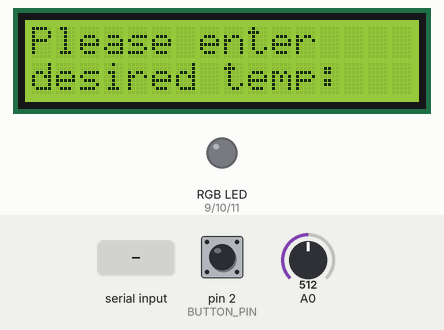
The sketch below on a simulated Arduino Uno, built with avr-gcc and run on an emulated ATmega328P. Parts: 16×2 character LCD, an RGB LED mixed from three pins (HIGH = lit). The test bench sets the inputs (shaded band); at power-on: pin 2 (BUTTON_PIN) HIGH, A0 = 512. Dim RGB values are drawn brighter than linear; what the sketch prints to the serial monitor is not drawn.

Above: at 1.2 s.
1.3 s: pin 2 (BUTTON_PIN) pulled LOW for 1.2 s
4.0 s: "30,150\n" received over Serial
At 4.8 s:
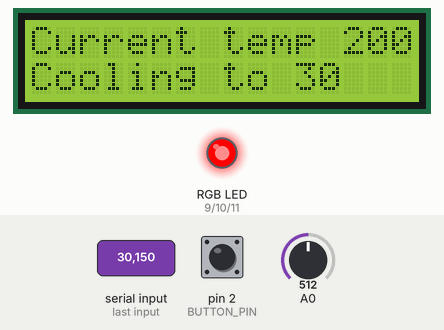
8.1 s: A0 set to 172
At 9.3 s:
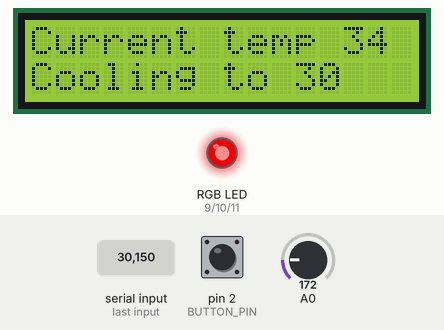
12.2 s: A0 set to 164
At 13.7 s:
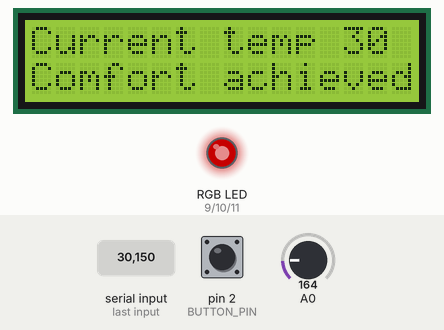
16.3 s: A0 set to 122
At 32.1 s:
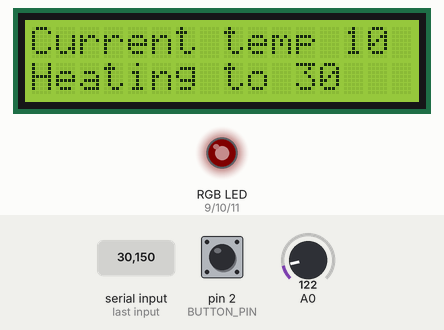
Timing chart, 0 to 42.1 s (numbered marks = the images above; inputs shaded):
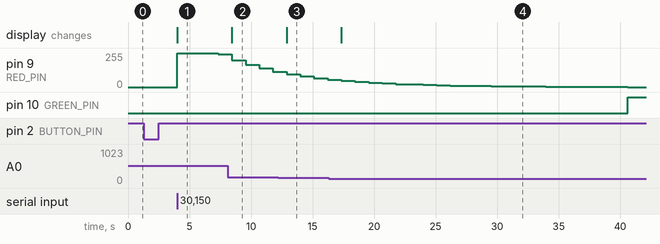

Measured:
- the behaviour switches between 165 and 164 on A0 (found by bisection; images 2 and 3)
- after the input at 1.3 s, every drawn part: stays the same
- after the input at 4.0 s, pin 9 (RED_PIN): 0/255 → 255/255 at once, → 246/255 3.3 s later; the display: changes at once (image 1)
- after the input at 8.1 s, the display: changes after 0.35 s (image 2)
- after the input at 12.2 s, the display: changes after 0.69 s (image 3)
- after the input at 16.3 s, the display: changes after 1.0 s (image 4)

The sketch:

termostat.ino
```cpp
#include <LiquidCrystal.h>

//Constants (Pins, etc)
const int temperaturePin = 0;
const int RED_PIN = 9;
const int GREEN_PIN = 10;
const int BLUE_PIN = 11;
const int BUTTON_PIN = 2;

//Demo constants
float demodegreesC = 19; //Demo temperature used to simulate PID control

//PID constants
const double P = demodegreesC*1.980354879594423; // Proportional control - Dampened significantly as to not overshoot correction. We don't want to turn on the heater when we're trying to cool or the opposite as this is not efficient. We want to get as close to 0 as possible without going over
const double I = demodegreesC*0.000002574461343; // Integral - Brings error to within approximately .0001
const double D = demodegreesC*99.017743979721166; // Derivative - Handles any overshoot, attempt to limit overshoot to one occurance
const float bias = 0; //If needed
const float pidDelay = 100; //Iteration length in ms, how many times we want to sense the temperature and make an adjustment to the heater or A/C unit
const float acceptableError = .05; //The amount of acceptable error (+/-0.05 degrees)

//PID variables
float error = 0; //To hold current error amount
float oldError = 0; //To hold old error amount
float integral = 0; //To hold integral amount
float derivative = 0; //To hold derivative amount
float correction = 0; //To hold correction amount
bool err; //To determine if there is error and PID control is needed to correct it

//Variables
float voltage, degreesC, degreesF; //To hold voltage coming in from temperature sensor
int ticker = 0; //Keep track of how many loops occur/time passed
int timePassed; //Keep track of time passed in seconds
int delayTime = 1000; //How long each loop iteration lasts in miliseconds, must be above 0 in order for keepTime() to work
int displayDelay = 5; //How long the LCD delays in between switching screens - IN SECONDS
float desiredTemp = -1; //Initialize desired temperature
bool changeTemp = false; //Determine if the temperature needs to be changed
bool initialize = true; //Used for demonstration purposes
LiquidCrystal lcd(8,7,6,5,4,3); //Set LCD pins

//SETUP*****************************************************************************************************

//setup() - Set up the pins
void setup() {
  Serial.begin(9600); //Set baud rate to 9600
  pinMode(RED_PIN, OUTPUT); //RED_PIN (9) used for OUTPUT
  pinMode(GREEN_PIN, OUTPUT); //GREEN_PIN (10) used for OUTPUT
  pinMode(BLUE_PIN, OUTPUT); //BLUE_PIN (11) used for OUTPUT
  pinMode(BUTTON_PIN, INPUT_PULLUP); //BUTTON_PIN (2) used for INPUT. PULLUP used for FALLING (quicker response to button instead of LOW)
  attachInterrupt(digitalPinToInterrupt(2), set, FALLING); //Attach Interrupt to the button, when button is pushed it will execute set() function
  lcd.begin(16, 2); //Declare LCD Rows/Colums (16 char, 2 rows)
  lcd.clear(); //Clears the data on the LCD so that old data isn't displayed from previous sketches
}

//FUNCTIONS*****************************************************************************************************

///pidControl() - Acts as a relay switch. If the user's desired temperature is lower than the current room temperature, it turns the A/C ON and furnace OFF using PID control to maximize efficiency.
//If the user's desired temperature is higher than the current room temperature, it turns the A/C OFF and turns the furnace ON at varying speeds until the perfect temperature is reached and it keeps it there.
//Replace analogWrite used for LED pins to the appropriate code for your A/C and Furnace.

void pidControl() {
  if (desiredTemp != -1) {
  //If the desired temperature is not reached
  if (desiredTemp != demodegreesC) {
    err = true; //Set err to true to state that error needs to be corrected
  }
  //If error needs to be corrected
  if (err == true) {
    //Assign current values
    error = desiredTemp - demodegreesC; //Error between desired temperature and current room temperature
    integral = integral+(error*pidDelay); //Integral amount, error*iteration time
    derivative = (error-oldError)/pidDelay; //Derivative, current error-old amount of error/iteration time
    correction = P*error+I*integral+D*derivative+bias; //Correction amount, P*error+I*integral+D*derivative+bias(if neeeded)
    oldError = error; //Assign current error as old error for next iteration

    //If the amount of error is less than 0, it needs to cool
    if (error < -acceptableError) {

      //Need to make correction amount positive if it is negative so it applies a positive amount to the A/C or heater
        if (correction < 0) {
        correction = correction*-1; //Multiply itself by -1 to make it positive
      }

       //If correction amount is higher than 255, limit it to 255 (max amount of power)
       if (correction > 255) {
        correction = 255;
       }
        //Turn on A/C, turn off heater
        analogWrite(RED_PIN, 0);
        analogWrite(GREEN_PIN, 0);
        analogWrite(BLUE_PIN, correction);

        //Display amounts to serial window for PID demo
        Serial.print("COOL: ");
        Serial.print(correction, 4);
        Serial.print("  Error: ");
        Serial.print(error, 4);
        Serial.print("  Current temperature: ");
        Serial.print(demodegreesC);
        Serial.print("\n");
        //If we're cooling, it means it is hot outside so simulate rising ambient temperature and speed of cooling
        if (desiredTemp < demodegreesC) {
          demodegreesC = demodegreesC-(correction*.005)+.005; //Simalute heating of room temperature. Current temp * speed of cooling + ambient temperature rising over time
        }
        //If we're heating, it means it is cold outside so simulate falling ambient temperature and speed of heating
        if (desiredTemp > demodegreesC) {
          demodegreesC = demodegreesC+(correction*.005)-.005; //Simalute heating of room temperature. Current temp * speed of cooling + ambient temperature rising over time
        }
      }

      //If the amount of error is greater than 0, it needs to heat
      if (error > acceptableError) {
        if (correction > 255) { //If correction amount is higher than 255, set it to 255 (max amount)
          correction = 255;
        }

        //Turn on heater, turn off A/C
        analogWrite(RED_PIN, correction);
        analogWrite(GREEN_PIN, 0);
        analogWrite(BLUE_PIN, 0);

        //Display amounts to serial window for PID demo
        Serial.print("HEAT: ");
        Serial.print(correction, 4);
        Serial.print("  Error: ");
        Serial.print(error, 4);
        Serial.print("  Current temperature: ");
        Serial.print(demodegreesC);
        Serial.print("\n");
        //If we're cooling, it means it is hot outside so simulate rising ambient temperature and speed of cooling
        if (desiredTemp < demodegreesC) {
          demodegreesC = demodegreesC-(correction*.005)+.005; //Simalute heating of room temperature. Current temp * speed of cooling + ambient temperature rising over time
        }
        //If we're heating, it means it is cold outside so simulate falling ambient temperature and speed of heating
        if (desiredTemp > demodegreesC) {
          demodegreesC = demodegreesC+(correction*.005)-.005; //Simalute heating of room temperature. Current temp * speed of cooling + ambient temperature rising over time
        }
      }

      //If the desired temperature is reached, turn off A/C and furnace.
      if (error <= acceptableError && error >= -acceptableError) {
        analogWrite(RED_PIN, 0); //Turn OFF Furnace (R LED)
        analogWrite(GREEN_PIN, 255); //Turn on G LED for demonstration purposes to show that A/C and Furnace are OFF
        analogWrite(BLUE_PIN, 0); //Turn OFF A/C (B LED)
        Serial.print("Comfort achieved");
        Serial.print("\n");
       err = false;
      }

      //Delay iteration
      delay(pidDelay);
    }
  }
}

//getVoltage(int pin)
//Accepts a pin and returns the voltage converted to a 255 bit int
float getVoltage(int pin) {

  return (analogRead(pin) * 0.004882814);

}

//set()
//Interrupt Service Routine (ISR). If button is pressed, it interrupts loop and asks for user input
void set() {
  changeTemp = true;
}

//timeKeep()
//Keeps time based on how many loops have occured and the delay per loop
//ticks*delay = miliseconds that have passed. ticks*delay/1000 = seconds that have passed
//updates timePassed to be in seconds
void timeKeep() {
  ticker++;
  timePassed = ticker*delayTime/1000;
  if (timePassed == displayDelay) {
    timePassed = 0;
  }
}

//updateDisplay()
//Prints text and information to the LCD screen
//If it's cooling, heating, or if desired temperature is reached, etc.
void updateDisplay() {

  //While initialize is true - For demo purposes
  while (initialize == true) {
    lcd.clear(); //Clear LCD buffer due to old data possibly being there

    //Ask user to enter a desired temperature
    lcd.setCursor(0, 0); //Row one
    lcd.print("Please enter");

    lcd.setCursor(0, 1); //Row two
    lcd.print("desired temp: ");
    initialize = false; //No need to initialize anymore - For demo purposes
  }

  //If the desired temperature has not been reached within acceptable error and desired temperature has been entered by user
  if (desiredTemp > degreesC+acceptableError && desiredTemp != -1 || desiredTemp < degreesC-acceptableError && desiredTemp != -1) {

    //If the room is warmer than desired temperature, tell the user the current temp and what it is cooling to
   if (desiredTemp < degreesC) {
    lcd.clear();
    //Display current temperature on top line
    lcd.setCursor(0, 0); //Row one
    lcd.print("Current temp ");
    lcd.print(round(degreesC));

    lcd.setCursor(0, 1); //Row two
    lcd.print("Cooling to ");
    lcd.print(desiredTemp, 0);
   }

   //If the room is cooler than desired temperature, tell the user the current temp and what it is heating to
   if (desiredTemp > degreesC) {
    lcd.clear();
    //Display current temperature on top line
    lcd.setCursor(0, 0); //Row one
    lcd.print("Current temp ");
    lcd.print(round(degreesC));

    lcd.setCursor(0, 1); //Row two
    lcd.print("Heating to ");
    lcd.print(desiredTemp, 0);
   }
 }

  //If the desired temperature has been reached, tell the user the current temperature and that their comfort has been achieved
  if (desiredTemp == round(degreesC)){
    lcd.setCursor(0,0);//Row one
    lcd.print("Current temp ");
    lcd.print(round(degreesC));

    lcd.setCursor(0,1); //Row two
    lcd.print("Comfort achieved");
 }
}

//flushIt()
//Flushes the serial Input buffer so that old input isn't passed to the current interaction, call this before getting any serial input
void flushIt() {
  while(Serial.available()) { //While there is data in the serial Input buffer
    char flushIt = Serial.read(); //Assign data to char and do nothing with it
  }
}

void serialIO() {
  //If changeTemp is true (set true when button is pressed due to interrupt handling)
  while(changeTemp == true) {
    flushIt();; //Clear buffer
    Serial.print("\nEnter a temperature: "); //Ask the user to enter a temperature
    while(!Serial.available()); //Wait for user input
    desiredTemp = Serial.parseInt(); //Assign user input to desiredTemp
    Serial.println(desiredTemp); //Print to display user's desired temperature
    changeTemp = false; //Set changeTemp to false to break out of this if statement
  }
}

void tempSensor() {
  //Assign the voltage from the temperature sensor to voltage
  voltage = getVoltage(temperaturePin);

  //Convert voltage to Celcius
  degreesC = (voltage - 0.5) * 100.0;

  //Convert Celcius to Fahrenheit
  degreesF = degreesC * (9.0/5.0) + 32.0;
}

//MAIN LOOP*****************************************************************************************************

void loop() {
  serialIO(); //Call serialIO to handle serial IO (for user input of desired temperature. Would have been handled on the LCD screen, however there is no room left for buttons on the bread board)
  tempSensor(); //Call tempSensor to handle temperature sensor data, provides temp in C and F
  updateDisplay(); //Call updateDisplay() to control the LCD and user input
  pidControl(); //Call pidControl() to turn ON or OFF A/C or Furnace if needed due to current temperature reading
  delay(delayTime); //Delay loop, must be above 0 in order for keepTime() to work
  timeKeep(); //Call timeKeep() to keep track of displayDelay
}
```
